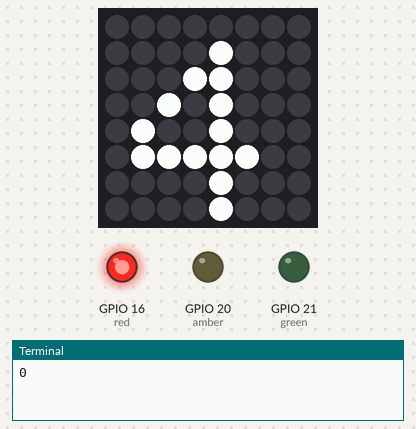
A program run on a simulated Raspberry Pi (BCM pin numbers) with a Sense HAT. Parts: the Sense HAT's 8×8 RGB LED matrix, output pins drawn as LEDs (lit = HIGH), the last lines printed to the terminal. At 28.0 s the program stops and its outputs stay as they are.

Above: at 0.1 s.
At 3.1 s:
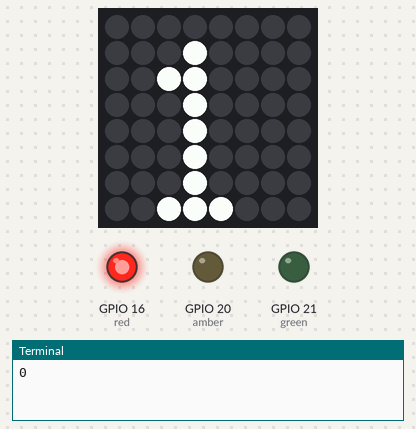
At 7.1 s:
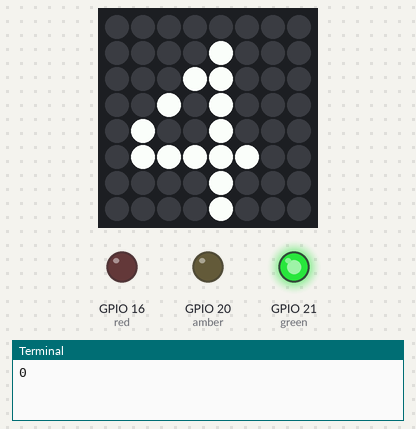
At 12.1 s:
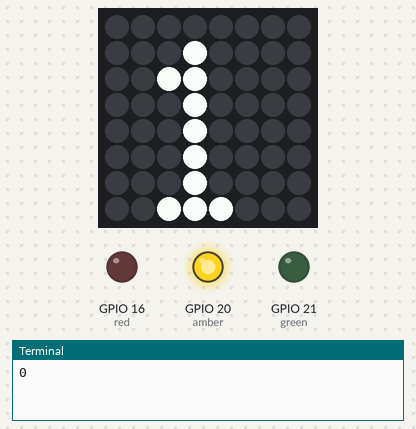
At 18.1 s:
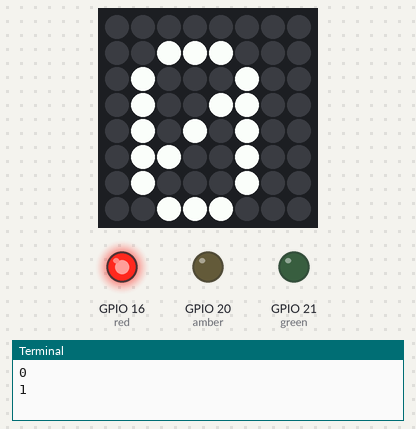
At 27.1 s:
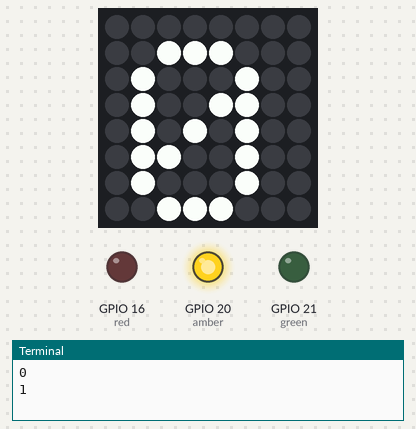
Timing chart, 0 to 29.5 s (numbered marks = the images above):
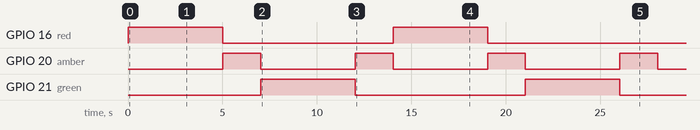

The program:

hat_traffic_led.py
```python
# https://simonprickett.dev/playing-with-raspberry-pi-traffic-lights/

import RPi.GPIO as GPIO
import signal
import sys
from sense_hat import SenseHat
from time import sleep
import os

sense = SenseHat()
sense.set_rotation(180)

# Specicy the GPIO number here
green = 21
amber = 20
red = 16

# Define GPIO's
GPIO.setmode(GPIO.BCM)
GPIO.setup(red, GPIO.OUT)
GPIO.setup(amber, GPIO.OUT)
GPIO.setup(green, GPIO.OUT)

# Turn off all lights
def allLightsOff(signal, frame):
    GPIO.output(red, False)
    GPIO.output(amber, False)
    GPIO.output(green, False)
    GPIO.cleanup()
    sys.exit(0)

# Crtl + c : Signal Interrupt
signal.signal(signal.SIGINT, allLightsOff)

def waitSeconds(seconds):
    for i in reversed(range(0,seconds)):
        sense.show_letter(str(i))
        sleep(1)


# Loop forever
for i in range(2):
    print (i)
    # Red
    GPIO.output(red, True)
    waitSeconds(5)

    # Aamber
    GPIO.output(red, False)
    GPIO.output(amber, True)
    waitSeconds(2)

    # Green
    GPIO.output(amber, False)
    GPIO.output(green, True)
    waitSeconds(5)

    # Amber
    GPIO.output(green, False)
    GPIO.output(amber, True)
    waitSeconds(2)

# Amber off (red comes on at top of loop)
    GPIO.output(amber, False)

sense.clear()
```

Measured:
- what the display in image 1 shows lasts 1.0 s, from 3.0 s to 4.0 s
